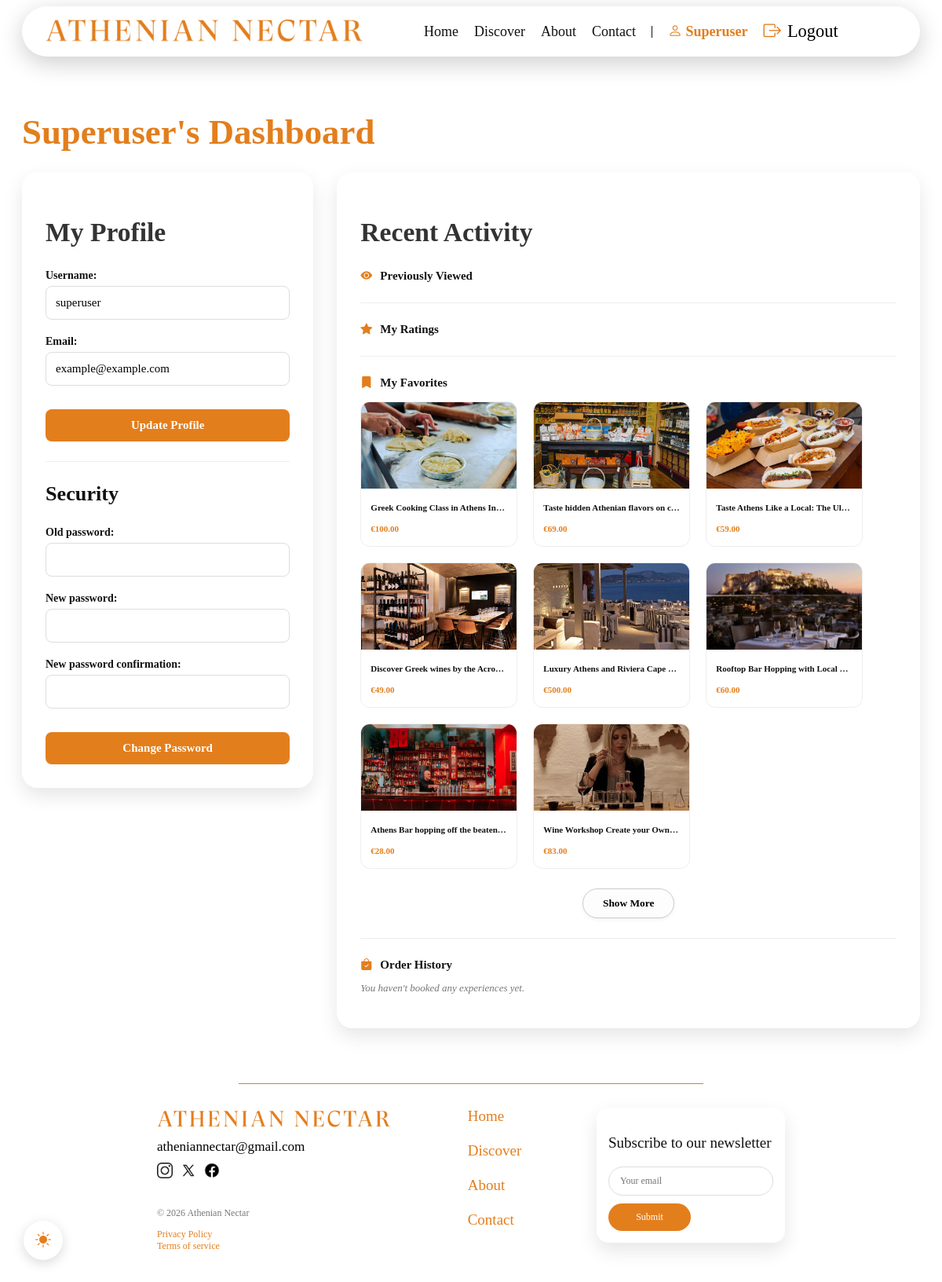
Page /users/dashboard/ (signed in) on the committed database.
### experiences/models.py (models this page shows, shortened)
class Experience(models.Model):
    title = models.CharField(max_length=200)
    category = models.ForeignKey(Category, on_delete=models.CASCADE)
    subcategory = models.ForeignKey(Subcategory, on_delete=models.SET_NULL, blank=True, null=True)
    description = models.TextField()
    image = models.ImageField(upload_to='experiences/')
    price = models.DecimalField(max_digits=6, decimal_places=2)
    duration = models.DecimalField(max_digits=3, decimal_places=1)
    rating = models.DecimalField(max_digits=3, decimal_places=1, default=5.0)
    total_reviews = models.IntegerField(default=0)

### users/views.py (the view, shortened to what this page needs)
# urls.py: path('dashboard/', views.dashboard, name='dashboard'),
@login_required
def dashboard(request):
    u_form = UserUpdateForm(instance=request.user)
    p_form = CustomPasswordChangeForm(user=request.user)
    profile, created = Profile.objects.get_or_create(user=request.user)
    context = {
        'u_form': u_form,
        'p_form': p_form,
        'recently_viewed': [],
        'ratings': [],
        'purchases': [],
        'favorites': profile.favorites.all(),
    }
    return render(request, 'users/dashboard.html', context)

### users/forms.py
class UserUpdateForm(forms.ModelForm):
    username = forms.CharField(max_length=20, min_length=4)
    email = forms.EmailField(max_length=35, required=True)
    class Meta:
        model = User
        fields = ['username', 'email']
    def __init__(self, *args, **kwargs):
        super().__init__(*args, **kwargs)
        for field in self.fields.values():
            field.help_text = ''

class CustomPasswordChangeForm(PasswordChangeForm):
    def __init__(self, *args, **kwargs):
        super().__init__(*args, **kwargs)
        for field in self.fields.values():
            field.help_text = ''
        for field_name, field in self.fields.items():
            field.widget.attrs['maxlength'] = '30'

### users/templates/users/dashboard.html (shortened to what this page needs)
{% extends 'home/base.html' %}
{% load static %}
{% block extra_css %}
    <link rel="stylesheet" href="{% static 'css/users.css' %}">
{% endblock %}
{% block content %}
<div class="dashboard-container">
    <h1 class="dashboard-title">{{ user.username|title }}'s Dashboard</h1>
    <div class="dashboard-grid">
        <div class="dashboard-card">
            <h2>My Profile</h2>
            <form method="POST" class="profile-form">
                {{ u_form.as_p }}
                <button type="submit" name="update_profile" class="login-button">Update Profile</button>
            </form>
            <hr class="gray-line">
            <h3>Security</h3>
            <form method="POST" class="profile-form">
                {{ p_form.as_p }}
                <button type="submit" name="change_password" class="login-button" >
                    Change Password
                </button>
            </form>
        </div>
        <div class="dashboard-card">
            <h2>Recent Activity</h2>
            <div class="activity-section">
                <h3><i class="bi bi-eye-fill"></i> Previously Viewed</h3>
            </div>
            <hr class="gray-line">
            <div class="activity-section">
                <h3><i class="bi bi-star-fill"></i> My Ratings</h3>
            </div>
            <hr class="gray-line">
            <div class="activity-section">
                <h3><i class="bi bi-bookmark-fill"></i> My Favorites</h3>
                {% if favorites %}
                    <div class="favorites-grid">
                        {% for item in favorites %}
                            <div class="favorite-mini-card" id="favorite-card-{{ item.id }}">
                                <a href="#" class="favorite-content">
                                    <img src="{{ item.image.url }}" alt="{{ item.title }}">
                                    <div class="favorite-details">
                                        <h4>{{ item.title }}</h4>
                                        <span class="favorite-price">€{{ item.price }}</span>
                                    </div>
                                </a>
                            </div>
                        {% endfor %}
                    </div>
                    {% if favorites|length > 8 %}
                        <div class="show-more-container" id="show-more-container">
                            <button id="show-more-button" class="show-more-button">
                                Show More
                            </button>
                        </div>
                    {% endif %}
                {% else %}
                    <p class="empty-message">Your favorites list is currently empty. Start exploring!</p>
                {% endif %}
            </div>
            <hr class="gray-line">
            <div class="activity-section">
                <h3><i class="bi bi-bag-check-fill"></i> Order History</h3>
                {% if purchases %}
                    <ul>
                        {% for order in purchases %}
                            <li>Order #{{ order.id }} - {{ order.date }}</li>
                        {% endfor %}
                    </ul>
                {% else %}
                    <p class="empty-message">You haven't booked any experiences yet.</p>
                {% endif %}
            </div>
        </div>
    </div>
</div>
{% endblock %}

### home/templates/home/header.html (shortened to what this page needs)
{% load static %}
<header class="athenian-header">
    <div class="header-container">
        <div class="logo-section">
                <a href="{% url 'home' %}">
                <img src="{% static 'images/logo.png' %}" alt="Athenian Nectar Logo">
            </a>
        </div>
        <nav class="nav-links" aria-label="Main navigation">
            <a href="{% url 'home' %}">Home</a>
            <a href="{% url 'discover' %}">Discover</a>
            <a href="{% url 'about' %}">About</a>
            <a href="{% url 'contact' %}">Contact</a>
            {% if user.is_authenticated %}
                <a href="{% url 'dashboard' %}">
                    <i class="bi bi-person"></i>
                    <span>{{ user.username|title }}</span>
                </a>
                <form action="{% url 'logout' %}" method="post" class="logout-form">
                    <button type="submit" class="logout-button">
                        <i class="bi bi-box-arrow-right"></i>
                        <span>Logout</span>
                    </button>
                </form>
            {% else %}
                <a href="{% url 'login' %}">
                    <i class="bi bi-person"></i>
                    <span>Login/Register</span>
                </a>
            {% endif %}
        </nav>
    </div>
</header>

### home/static/css/style.css (style rules this page uses)
:root { --bg-color: #ffffff; --text-color: #111111; --text-muted: #555555; --border-color: #dddddd; --line-color: #000000; }
body { background-color: var(--bg-color); color: var(--text-color); transition: background-color 0.3s ease, color 0.3s ease; font-family: 'Georgia', 'Perpetua', 'Perpetua Titling MT', 'Times New Roman',serif; font-size: 140%; }
a { color: #e37e1c; text-decoration: none; }
.athenian-header { padding: 0 20px; }
.header-container { display: flex; justify-content: space-between; align-items: center; max-width: 1100px; margin: 0 auto; background-color: var(--bg-color); padding: 12px 30px; border-radius: 50px; box-shadow: 0 8px 30px rgba(0,0,0,0.2); }
.logo-section img { height: 40px; width: auto; display: block; }
.nav-links { display: flex; align-items: center; gap: 20px; }
.nav-links a { color: var(--text-color); text-decoration: none; font-size: 18px; transition: color 0.3s; }
.nav-links a.active, .mobile-dropdown a.active { color: #e37e1c; font-weight: 600; }
.logout-button { background: none; border: none; padding: 0; margin: 0; font-family: inherit; font-size: inherit; cursor: pointer; display: flex; gap: 8px; transition: color 0.2s ease; }

### home/static/css/users.css (style rules this page uses)
.login-container p label, .profile-form p label { font-weight: bold; font-size: 14px; display: block; margin-bottom: 5px; }
.login-container input, .profile-form input { width: 100%; padding: 12px; border: 1px solid #ddd; border-radius: 8px; font-size: 15px; font-family: inherit; box-sizing: border-box; margin-bottom: 15px; }
.login-container p, .profile-form p { margin-top: 0; margin-bottom: 5px; }
.login-button { width: 100%; padding: 12px; background-color: #e37e1c; color: white; border: none; border-radius: 8px; font-size: 15px; font-family: inherit; font-weight: bold; cursor: pointer; margin-top: 10px; transition: background-color 0.2s ease, transform 0.1s ease; }
.dashboard-container { max-width: 1440px; margin: 70px auto; padding: 0 20px; }
.dashboard-title { color: #e37e1c; margin-bottom: 25px; }
.dashboard-grid { display: grid; grid-template-columns: 1fr 2fr; gap: 30px; align-items: start; }
.dashboard-card { background: var(--bg-color, #ffffff); padding: 30px; border-radius: 20px; box-shadow: 0 10px 25px rgba(0,0,0,0.1); }
.dashboard-card h2 { color: #333; }
.activity-section h3 { font-size: 15px; margin-bottom: 10px; display: flex; align-items: center; gap: 10px; }
.empty-message { color: #777; font-style: italic; font-size: 13px; }
.bi { color: #e37e1c; }
.gray-line { border: 0; border-top: 1px solid #eee; margin: 25px 0; }
.favorites-grid { display: grid; grid-template-columns: repeat(auto-fill, 200px); gap: 20px; margin-top: 15px; }
.favorite-content { color: inherit; display: block; }
.favorite-mini-card { position: relative; display: flex; flex-direction: column; border: 1px solid #eee; border-radius: 12px; overflow: hidden; transition: transform 0.2s ease, box-shadow 0.2s ease; }
.favorite-mini-card img { width: 100%; height: 110px; object-fit: cover; }
.favorite-details { padding: 12px; }
.favorite-details h4 { margin: 0 0 5px 0; font-size: 11px; white-space: nowrap; overflow: hidden; text-overflow: ellipsis; }
.favorite-price { font-size: 11px; color: #e37e1c; font-weight: bold; }
.show-more-container { display: flex; justify-content: center; margin-top: 25px; width: 100%; }
.show-more-button { background-color: #fdfdfd; border: 1px solid #ccc; padding: 10px 25px; border-radius: 25px; font-weight: bold; cursor: pointer; transition: all 0.2s ease; box-shadow: 0 2px 5px rgba(0,0,0,0.05); font-family: inherit; }

### rows in the picture
Experience: image (picture), title "Greek Cooking Class in Athens In…", price "100.00"
Experience: image (picture), title "Taste hidden Athenian flavors on c…", price "69.00"
Experience: image (picture), title "Taste Athens Like a Local: The Ul…", price "59.00"
Experience: image (picture), title "Discover Greek wines by the Acro…", price "49.00"
Experience: image (picture), title "Luxury Athens and Riviera Cape…", price "500.00"
Experience: image (picture), title "Rooftop Bar Hopping with Local…", price "60.00"
Experience: image (picture), title "Athens Bar hopping off the beaten…", price "28.00"
Experience: image (picture), title "Wine Workshop Create your Own…", price "83.00"

### other values in the picture
{{ user.username|title }} "Superuser"
